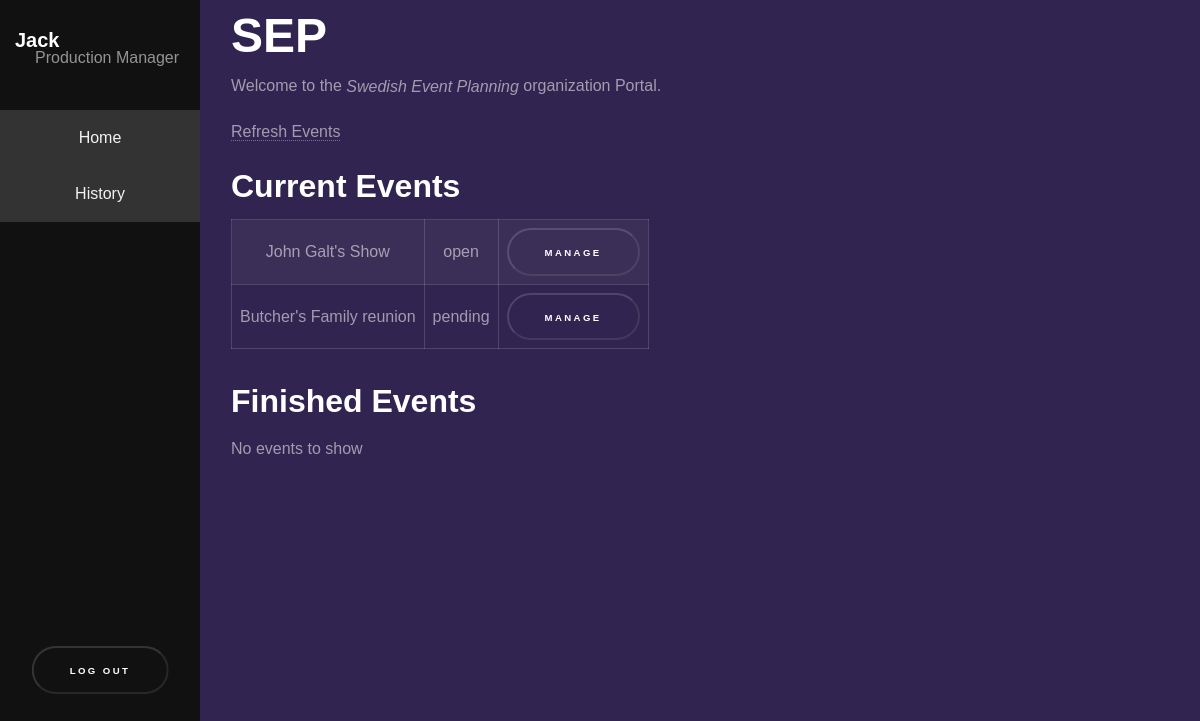
/ (signed in), run on an earlier commit of the app's database.
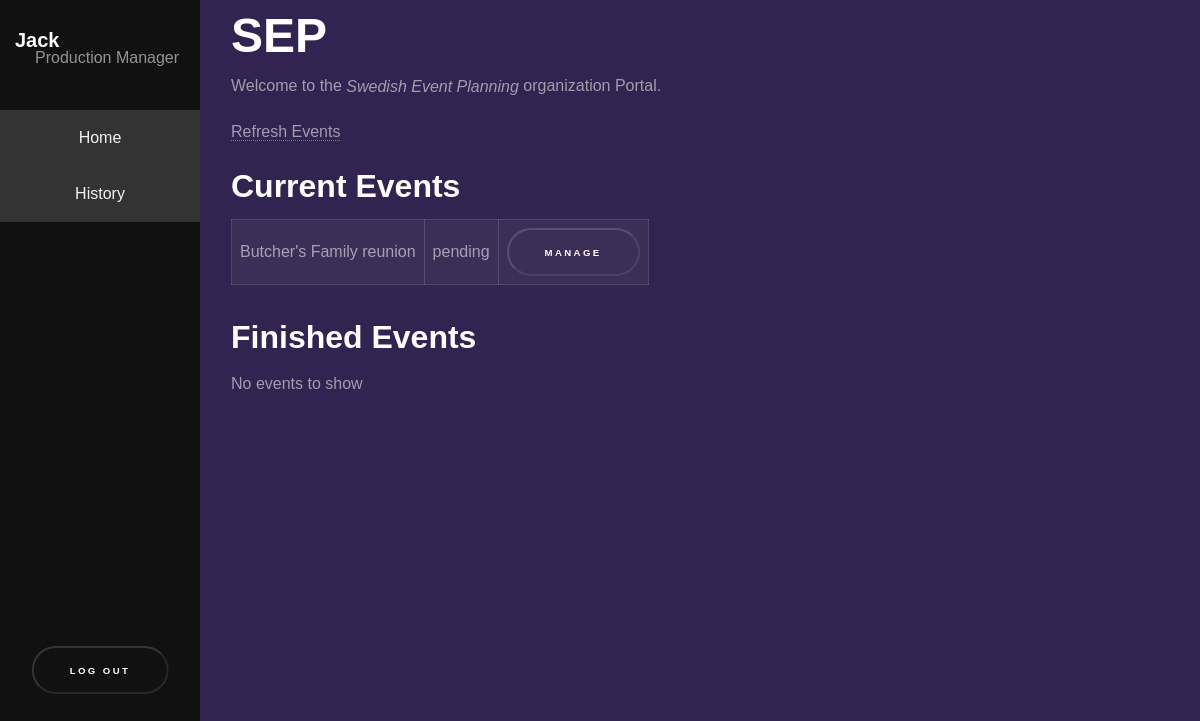
And on a later commit of the database.
### SEP/models.py (models this page shows, shortened)
class Event(models.Model):
    client = models.ForeignKey(Client, on_delete=models.CASCADE)
    event_type = models.CharField(max_length=200)
    description = models.CharField(max_length= 1000)
    attendees = models.IntegerField(default=0)
    expected_budget = models.IntegerField(default=0)
    from_date = models.DateTimeField('From')
    to_date = models.DateTimeField('To')
    decorations = models.CharField(max_length=500)
    film_and_photos = models.CharField(max_length=500)
    posters_art = models.CharField(max_length=500)
    food_drinks = models.CharField(max_length=500)
    music = models.CharField(max_length=500)
    computers = models.CharField(max_length=500)
    other = models.CharField(max_length=500)
    status = models.CharField(max_length=20)

class Client(models.Model):
    client_name = models.CharField(max_length=50)
    organized_events = models.IntegerField(default=0)
    def __str__(self):
    	return self.client_name

### SEP/views.py (the view)
# urls.py: path('', views.index, name='index'),
def index(request):
	num_visits = request.session.get('num_visits', 0)
	if (request.user.groups.filter(name='CS Manager').exists()):
		return get_pending_events(request)
	elif (request.user.groups.filter(name='Financial Manager').exists()):
		return get_cs_accepted_events(request)
	elif (request.user.groups.filter(name='Administration Manager').exists()):
		return get_fin_accepted_events(request)
	elif (request.user.groups.filter(name='Production Manager').exists() or
		request.user.groups.filter(name='Services Manager').exists()):
		return show_events(request)
	elif (request.user.groups.filter(name='Chef').exists() or
		request.user.groups.filter(name='Computer').exists() or
		request.user.groups.filter(name='Decoration').exists() or
		request.user.groups.filter(name='Graphic Design').exists() or
		request.user.groups.filter(name='Music').exists() or
		request.user.groups.filter(name='Photography').exists() or
		request.user.groups.filter(name='Waiter').exists()):
		return get_tasks(request)
	else:
		return render(
			request,
			'index.html'
		)

### SEP/views.py (called while the page is built)
def show_events(request):
	all_events = Event.objects.exclude(status="finished").exclude(status="archived")
	for event in all_events:
		update_event_status(event.pk)
	event_pending = Event.objects.exclude(status="finished").exclude(status="archived")
	event_finished = Event.objects.filter(status="finished")
	return render(
		request,
		'index.html',
		context={'event_pending': event_pending, 'event_finished': event_finished},
		)

### templates/index.html (shortened to what this page needs)
{% extends "base_generic.html" %}
{% block content %}
<h1>SEP</h1>
<p>Welcome to the <em>Swedish Event Planning</em> organization Portal.</p>
{% if user.is_authenticated %}
{% if user.groups.all.0.name == 'Production Manager' or  user.groups.all.0.name == 'Services Manager'%}
<p><a href="{% url 'events_progress' %}">Refresh Events</a></p>
<h4>Current Events</h4>
{%if event_pending%}
<table>
{% for event in event_pending %}
	<tr>
		<td>{{ event.client }}'s {{ event.event_type }}</td>
		<td>{{ event.status }}</td>
		<td><form method="get" action="{% url 'start_event' %}" style = "margin: 0 0 0 0;">
		<button type="submit" name = "event_pk" value="{{ event.pk }}">Manage</button>
		</form></td>
	</tr>
{% endfor %}
</table>
{%else %}
<p> No events to show </p>
{%endif %}
<br>
<h4>Finished Events</h4>
{%if event_finished%}
<table>
{% for event in event_finished %}
	<tr>
		<td>{{ event.client }}'s {{ event.event_type }}</td>
		<td><form method="get" action="{% url 'archive_event' %}" style = "margin: 0 0 0 0;">
		{% csrf_token %}
		<button type="submit" name = "event_pk" value="{{ event.pk }}">Archive</button>
		</form></td>
	</tr>
{% endfor %}
</table>
{%else %}
<p> No events to show </p>
{%endif %}
{% endif %}
{% endif %}
{% endblock %}

What changed in the data, as far as the page shows it:
no longer on this page (row edited): Event: client "John Galt", event_type "Show", status "open", {{ event.pk }} 1 (drawn)
